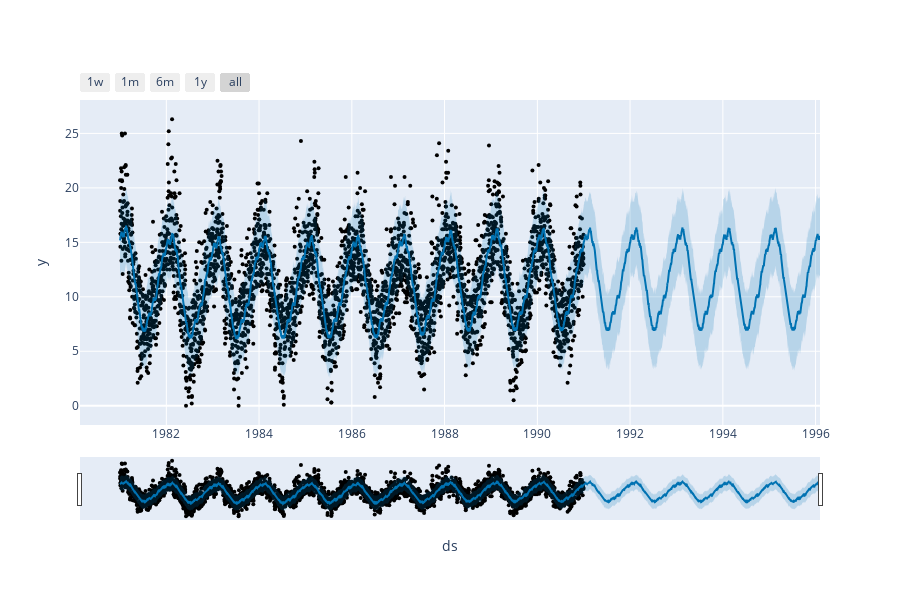

Write notebook code for a chart like this one.
### Code cell
plot_plotly(model, forecast)

### Figure 1 — Plotly figure (JSON) as saved in the notebook; plotly's stock layout.template omitted (floating-point values rounded to 4 significant figures; data arrays with more than 128 entries replaced by an {"elided": "..."} marker saying what was removed)
{"data": [{"marker": {"color": "black", "size": 4}, "mode": "markers", "name": "Actual", "type": "scatter", "x": {"elided": "3650 str values"}, "y": {"elided": "3650 float values"}}, {"hoverinfo": "skip", "line": {"width": 0}, "mode": "lines", "type": "scatter", "x": {"elided": "5512 str values"}, "y": {"elided": "5512 float values"}}, {"fill": "tonexty", "fillcolor": "rgba(0, 114, 178, 0.2)", "line": {"color": "#0072B2", "width": 2}, "mode": "lines", "name": "Predicted", "type": "scatter", "x": {"elided": "5512 str values"}, "y": {"elided": "5512 float values"}}, {"fill": "tonexty", "fillcolor": "rgba(0, 114, 178, 0.2)", "hoverinfo": "skip", "line": {"width": 0}, "mode": "lines", "type": "scatter", "x": {"elided": "5512 str values"}, "y": {"elided": "5512 float values"}}], "layout": {"height": 600, "showlegend": false, "width": 900, "xaxis": {"rangeselector": {"buttons": [{"count": 7, "label": "1w", "step": "day", "stepmode": "backward"}, {"count": 1, "label": "1m", "step": "month", "stepmode": "backward"}, {"count": 6, "label": "6m", "step": "month", "stepmode": "backward"}, {"count": 1, "label": "1y", "step": "year", "stepmode": "backward"}, {"step": "all"}]}, "rangeslider": {"visible": true}, "title": {"text": "ds"}, "type": "date"}, "yaxis": {"title": {"text": "y"}}}}
